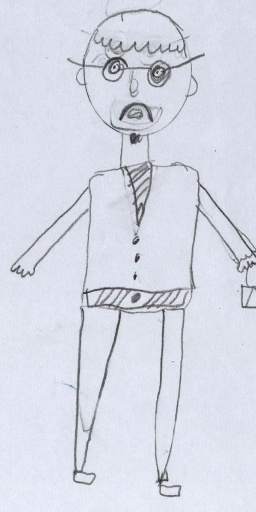
#> input picture Main Dataset/test/sketch/image_1.jpg, 256 x 512 px, found by its file name; its folder holds 4 pictures in this run
$ python combine.py
#> lines starting #> are read from the running program, lines starting #| are printed output that depends on the picture; pictures that were not available may be replaced by others from this repository, and a replacement may not be noted
import os
from PIL import Image


input_sketch_dir = "/home/pierro/Desktop/FYP/Dataset/Main Dataset/test/umerShit/sketch"
input_sprite_dir = "/home/pierro/Desktop/FYP/Dataset/Main Dataset/test/umerShit/sprite"
output_dir = "/home/pierro/Desktop/FYP/Dataset/Main Dataset/test/combined"

os.makedirs(output_dir, exist_ok=True)

# Get list of sketch and sprite files
sketch_files = sorted(os.listdir(input_sketch_dir))
sprite_files = sorted(os.listdir(input_sprite_dir))


sprite_index = 0

for sketch_file in sketch_files:
    # Open the sketch image
    sketch_path = os.path.join(input_sketch_dir, sketch_file)
    sketch_img = Image.open(sketch_path).convert("RGB")
#> sketch_img is the input picture: PIL image 256x512 RGB; mean R, G, B 214.3, 218.2, 229.3

    # Make sure we do not exceed the number of available sprites
    if sprite_index >= len(sprite_files):
        break

    # Open the corresponding sprite image
    sprite_file = sprite_files[sprite_index]
    sprite_path = os.path.join(input_sprite_dir, sprite_file)
    sprite_img = Image.open(sprite_path).convert("RGB")

    # Resize both the sketch and sprite to 32x32
    sketch_img_resized = sketch_img.resize((32, 32))
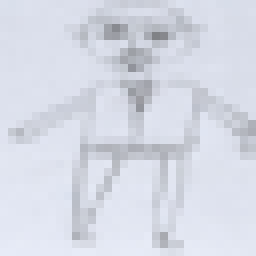
#> sketch_img_resized: PIL image 32x32 RGB (shown 8 times larger); mean R, G, B 214.3, 218.1, 229.3
    sprite_img_resized = sprite_img.resize((32, 32))

    # Create a new image with the sketch on the left and sprite on the right
    paired_img = Image.new("RGB", (64, 32))
#> paired_img: PIL image 64x32 RGB; every value is 0
    paired_img.paste(sketch_img_resized, (0, 0))
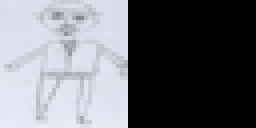
#> paired_img: PIL image 64x32 RGB (shown 4 times larger); mean R, G, B 107.1, 109.1, 114.6
    paired_img.paste(sprite_img_resized, (32, 0))
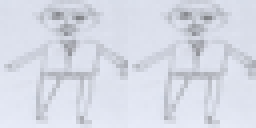
#> paired_img: PIL image 64x32 RGB (shown 4 times larger); mean R, G, B 214.3, 218.1, 229.3

    # Save the paired image with a new filename (sketch + sprite)
    output_filename = f"{os.path.splitext(sketch_file)[0]}_{os.path.splitext(sprite_file)[0]}.png"
    paired_img.save(os.path.join(output_dir, output_filename))

    # Move to the next sprite
    sprite_index += 1
